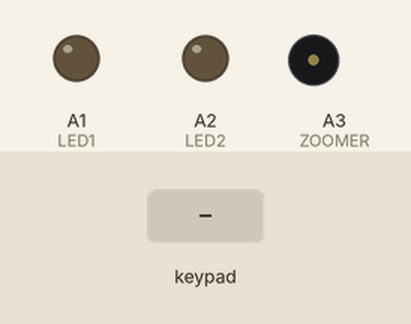
Recording of a sketch running on a simulated Arduino Uno, built with avr-gcc and run on an emulated ATmega328P. On the bench: output pins drawn as LEDs (lit = HIGH), buzzer (waves = sounding). The test bench sets the inputs (shaded band). No radio packets arrive unless stated; pins used as bus, display or sensor lines are not drawn.

Above: at 1.2 s.
1.3 s: keypad keys 1 2 3 4 5 pressed 0.4 s apart
At 4.5 s:
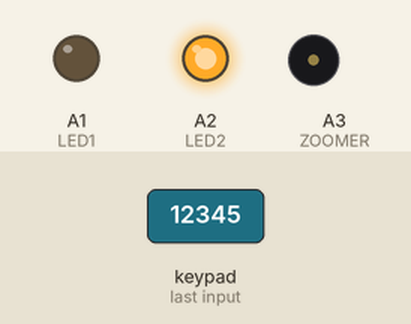
4.8 s: keypad keys 5 4 3 2 A pressed 0.4 s apart
At 9.6 s:
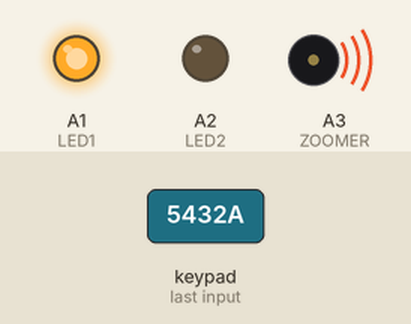
At 10.2 s:
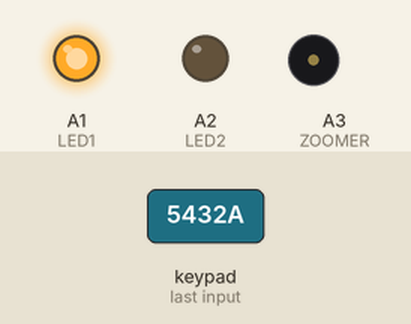
Timing chart, 0 to 15.6 s (numbered marks = the images above; inputs shaded):
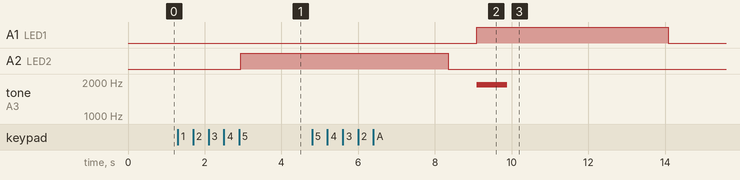

Measured:
- after the input at 1.3 s, A2 (LED2): LOW → HIGH after 1.6 s
- after the input at 4.8 s, A1 (LED1): LOW → HIGH after 4.3 s, → LOW 5.0 s later; tone on A3 (ZOOMER): silent → 1900 Hz after 4.3 s, → silent 0.80 s later

The sketch:

Quest_Pult.ino
```cpp
#include <Keypad.h>
#include <SPI.h>
#include "RF24.h"

byte onOff = 0; // переменная состояния
RF24 myRadio (A4, A5);   // CE, CSN инициализация NRF24L01

struct package
{
  int msg = 0;
};
byte addresses[][6] = {"0"};
typedef struct package Package;
Package data;


#define LED1 A1 // красный светодиод
#define LED2 A2 //. зеленый светодиод реле на замок
#define ZOOMER A3 // зумер
//#define BUT A6 // переключатель режим програмирования
#define NUM_KEYS 5 // количество знаков в коде


char key;
char myarraw[NUM_KEYS] = { '1', '2', '3', '4', '5'}; // массив с верным кодом
char button_pressed[NUM_KEYS]; //массив для хранения нажатых кнопок
int k = 0; // счетчик нажатий
int s = 0; // счетчик совпадений нажатых кнопок с верными
const byte ROWS = 4; // количество строк в матрице клавиатуры
const byte COLS = 4; // количество столбцов
char keys[ROWS][COLS] = { // таблица соответствия кнопок символам
  {'1', '2', '3', '4'},
  {'5', '6', '7', '8'},
  {'9', '0', 'A', 'B'},
  {'C', 'D', 'E', 'F'}
};
byte rowPins[ROWS] = {5, 4, 3, 2}; // пины подключенных строк
byte colPins[COLS] = {9, 8, 7, 6}; // пины подключенных столбцов

Keypad keypad = Keypad( makeKeymap(keys), rowPins, colPins, ROWS, COLS ); // создаем объект клавиатуры для работы с ней

void setup() {
  pinMode(LED1, OUTPUT); // красный светодиод
  pinMode(LED2, OUTPUT); // зеленый светодиод
  pinMode(ZOOMER, OUTPUT); // пищалка
//  pinMode(BUT, INPUT); // режим програмирования

  myRadio.begin();
  myRadio.setChannel(115);           // Диапазон 115 находится выше WIFI
  myRadio.setPALevel(RF24_PA_MIN);   // минимальная выходная мощность
  myRadio.setDataRate(RF24_250KBPS); // Минимальная скорость

}

void loop (){


  key = keypad.getKey(); // спрашиваем у клавиатуры, есть нажатая кнопка?

  if ( key != NO_KEY ) // если она все-таки есть
  {
      digitalWrite(ZOOMER, HIGH);
      delay (40);
      digitalWrite(ZOOMER, LOW);

    button_pressed [k] = key; //сохраняем эту кнопочку в массиве
    k = k + 1; // запоминаем сколько уже кнопок нажали
    if (k == NUM_KEYS) // если нажали нужное количество кнопок
    { for ( uint8_t i = 0; i < NUM_KEYS; i++) // пройдемся по всему массиву
      {
        if (button_pressed[i] == myarraw[i]) // и проверим нажатые кнопки с верным кодом
        { s = s + 1; // плюсуем счетчик совпадений


        }

      }

      if (s == NUM_KEYS) //если у нас все кнопки совпали с кодом, то включаем реле
      {
        digitalWrite (LED2, HIGH); // зажгли зеленый светик (пользователь ввел верный код)
        digitalWrite(ZOOMER, HIGH); delay (100);
        digitalWrite(ZOOMER, LOW); delay (100);
        digitalWrite(ZOOMER, HIGH); delay (200);
        digitalWrite(ZOOMER, LOW);
        data.msg = 800;
        WriteData();
        delay (5000); // ждем 5 секунд пока горит светик зеленый и включено реле
        digitalWrite (LED2, LOW); // гасим светик


        k = 0; //сбрасываем счетчик нажатий нашей переменной
        s = 0; // сбрасываем счетчик совпадений нашей переменной
      } else { // если не все кнопки совпали с верным кодом

        tone(ZOOMER, 1900, 800);
        digitalWrite (LED1, HIGH); // включаем красный светик (пользователь ввел неверный код)
        delay (5000); // ждем 5 секунд
        digitalWrite (LED1, LOW); // гасим красн светик
        k = 0; // обнуляем счетчики, чтобы начать все заново
        s = 0; //
      }
    }
  }
}

void WriteData() // программа передачи данных
{
  myRadio.stopListening();                // Остановить прием и начать передачу
  myRadio.openWritingPipe( 0xF0F0F0F0AA); // Отправить данные на этот 40-разрядный адрес
  myRadio.write(&data, sizeof(data));
//  delay(300);
}
```
